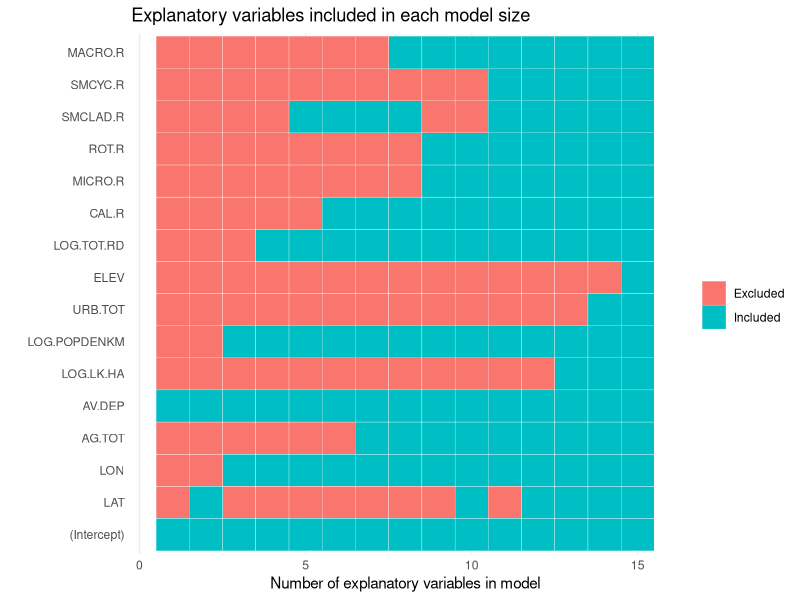

Reproduce this figure in R. (Note: this script raises an error after producing the figure.)
## ---- chunk 1
library(leaps)
library(knitr)
library(reshape2)
library(ggplot2)
library(grid)
library(plyr)
opts_chunk$set(fig.width = 8, message = FALSE, warning = FALSE)
## ---- chunk 2
data <- read.table("emap.build08.txt", header = TRUE)
vars_to_log <- c("LK.HA", "POPDENKM", "TOT.RD")
data[vars_to_log] <- lapply(data[vars_to_log], function(x) log(x + 1))
names(data) <- ifelse(names(data) %in% vars_to_log,
                      paste("LOG", names(data), sep = "."), 
                      names(data))
explanatory <- data[, -3]
response <-  data[, 3, drop = FALSE]
## ---- chunk 3
# Conduct all subsets model evaluation -----------------------------------------
naive_raw <- regsubsets(explanatory, response[[1]], nvmax = length(explanatory))
naive_results <- summary(naive_raw)

# Graph all subsets results ----------------------------------------------------
models <- melt(naive_results$which,
               varnames = c("size", "variables"),
               value.name = "included")
models$included = ifelse(models$included, "Included", "Excluded")
ggplot(models, aes(y = variables, x = size)) + 
  geom_tile(aes(fill = included), color = "white") +
  labs(y = "",
       x = "Number of explanatory variables in model",
       fill = "", 
       title = "Explanatory variables included in each model size") +
  theme_minimal() + theme(panel.grid.major.y = element_blank())
## ---- chunk 4
# Graph information cirteria scores --------------------------------------------
scores <- data.frame(naive_results[c("rsq", "rss", "adjr2", "cp", "bic")])
scores$size <- 1:nrow(scores)
calculate_aic <- function(included) {
  vars <- explanatory[included]
  model <- as.formula(paste("response[[1]] ~", paste("explanatory", names(vars),
                                                collapse = " + ", sep = "$")))
  AIC(lm(model))
}
scores$aic <- apply(naive_results$which[, -1], 1, calculate_aic)
scores <- melt(scores, variable.name = "method", id.vars = "size")
is_best <- function(x) {
  if (x$method %in% c("rsq", "adjr2"))
    x$value == max(x$value)
  else x$value == min(x$value)
}
scores$best <- as.numeric(unlist(dlply(scores, "method", is_best)))
scores$size <- ordered(scores$size)
ggplot(scores, aes(x = size, y = value, color = best, size = best)) +
  geom_point(stat = "identity") +
  facet_grid(method ~ ., scales = "free_y") +
  scale_size(range = c(5, 8)) +
  scale_y_continuous(expand = c(.2,0)) +
  labs(y = "Score",
       x = "Number of explanatory variables in model",
       title = "Model selection criteria scores for best model of each size") +
  theme(legend.position = "none",
        panel.grid.minor = element_blank()) 

## ---- chunk 5
relevant_exp <- c("AG.TOT", "AV.DEP", "LOG.POPDENKM", "LOG.TOT.RD", "MACRO.R", "MICRO.R")
glmulti_model <- glmulti(y = names(response), xr = relevant_exp, data = data, level = 2, crit = "bic")
save.image()
